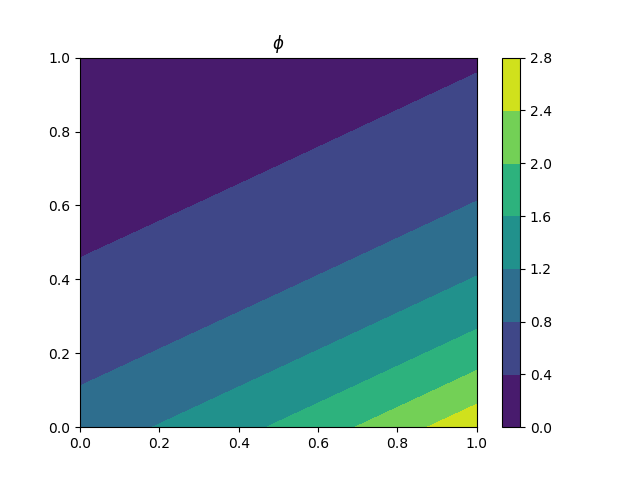

Recreate this plot in Python.
import numpy as np
import sys
import matplotlib.pyplot as plt
import time

# smoother
# now jacobi G-S SOR are available


def smoother_Jacobi(phi, phi_0, f, h):
    h2 = h**2
    phi[1:-1, 1:-1] = 0.25 * (phi_0[:-2, 1:-1] + phi_0[1:-1,
                                                       :-2] + phi_0[2:, 1:-1]
                              + phi_0[1:-1, 2:] + h2 * f[1:-1, 1:-1])


def smoother_GS(phi, f, n_nodes):
    h2 = (1. / (n_nodes - 1.))**2
    for i in range(1, n_nodes - 1):
        for j in range(1, n_nodes - 1):
            phi[i, j] = 0.25 * \
                (phi[i - 1, j] + phi[i, j - 1] +
                 phi[i + 1, j] + phi[i, j + 1] + h2 * f[i, j])


def smoother_SOR(phi, f, n_nodes):
    omega = 1.5
    h2 = (1. / (n_nodes - 1.))**2
    for i in range(1, n_nodes - 1):
        for j in range(1, n_nodes - 1):
            phi[i, j] = (1. - omega) * phi[i, j]\
                + omega * 0.25 * \
                (phi[i - 1, j] + phi[i, j - 1] +
                 phi[i + 1, j] + phi[i, j + 1] + h2 * f[i, j])


n_nodes = int(sys.argv[1])
type_smoother = int(sys.argv[2])
ntmax = int(sys.argv[3])

h = 1. / (n_nodes - 1)
# Initialize the array
x = np.linspace(0, 1, n_nodes, dtype=np.float64)
y = np.linspace(0, 1, n_nodes, dtype=np.float64)
X, Y = np.meshgrid(x, y)


# Force the boundary conditions
phi = np.exp(X) * np.exp(-2. * Y)
phi[1:-1, 1:-1] = 0.0


# Calculate the force source
f = -5. * np.exp(X) * np.exp(-2. * Y)
res = np.empty(0, dtype=np.float64)
begin_time = time.time()
if type_smoother == 1:
    for i in range(ntmax):
        phi_0 = phi.copy()
        smoother_Jacobi(phi, phi_0, f, h)
        res = np.append(res, np.linalg.norm(phi - phi_0))
        print("Iteration " + str(i) + "Res = " + str(res[-1]))
        if res[-1] <= 1.e-5:
            print("Converge")
            break
elif type_smoother == 2:
    for i in range(ntmax):
        phi_0 = phi.copy()
        smoother_GS(phi, f, n_nodes)
        res = np.linalg.norm(phi - phi_0)
        print("Iteration " + str(i) + "Res = " + str(res))
        if res <= 1.e-5:
            print("Converge")
            break
elif type_smoother == 3:
    for i in range(ntmax):
        phi_0 = phi.copy()
        smoother_SOR(phi, f, n_nodes)
        res = np.linalg.norm(phi - phi_0)
        print("Iteration " + str(i) + "Res = " + str(res))
        if res <= 1.e-5:
            print("Converge")
            break

end_time = time.time()
print("Time taken: " + str(end_time - begin_time))
# Plot
plt.figure(1)
surf = plt.contourf(X, Y, phi)
plt.colorbar(surf)
plt.title(r'$\phi$')
plt.savefig("Serial.png")

# Plot the residual
t = np.linspace(0, res.size - 1, res.size, dtype=np.int)
plt.figure(2)
plt.plot(t, res)
plt.yscale('log')
plt.xlabel("Iteration")
plt.ylabel(r"$L^2$Residual")
plt.savefig("Residual.png")
